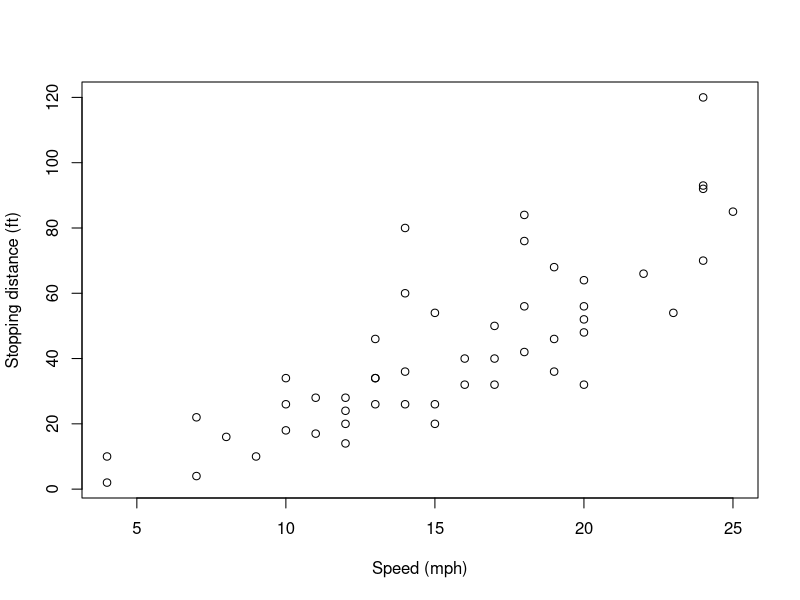
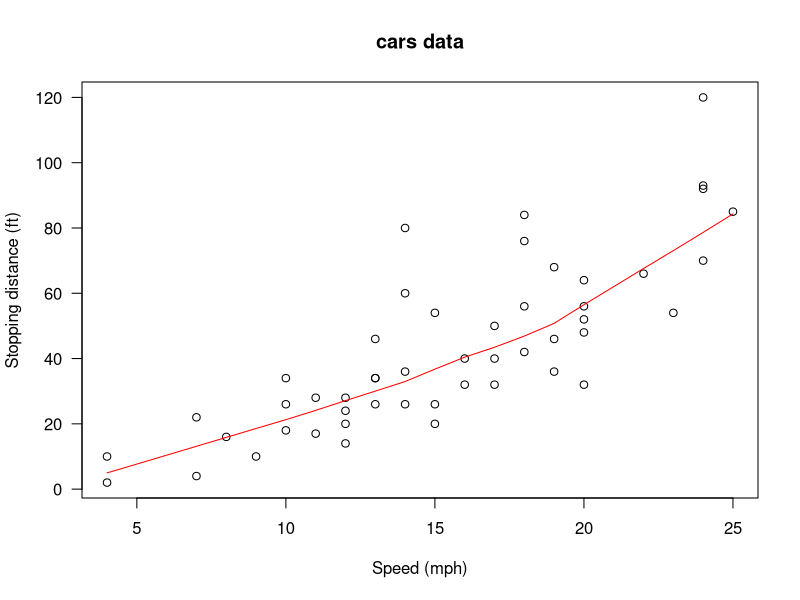
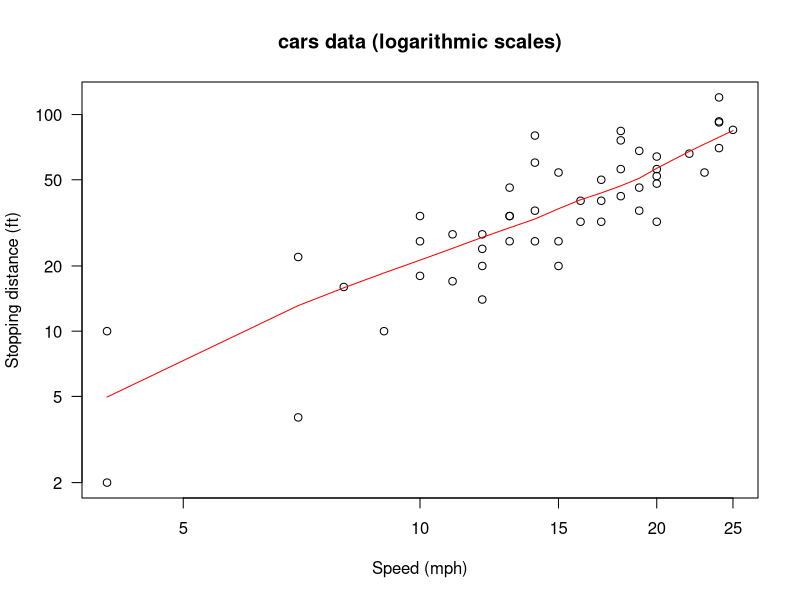

The R script that drew these images, in order:
## ---- chunk 1
## Need the knitr package to set chunk options
library(knitr)

## Set knitr options for knitting code into the report:
## Don't print out code (echo)
## Save results so that code blocks aren't re-run unless code changes (cache),
## or a relevant earlier code block changed (autodep), but don't re-run if the
## only thing that changed was the comments (cache.comments)
## Align plots center (fig.align)
## Don't clutter R output with messages or warnings (message, warning)
## This will leave error messages showing up in the knitted report
opts_chunk$set(echo=TRUE,
               cache=TRUE, autodep=TRUE, cache.comments=FALSE,
               fig.align="center",
               message=FALSE, warning=FALSE) 
## ---- chunk 2
 library(MASS)
 data(cars)
 plot(cars, xlab = "Speed (mph)", ylab = "Stopping distance (ft)") 
## ---- chunk 3
 with(cars, cor(speed, dist)) 
## ---- chunk 4
plot(cars, xlab = "Speed (mph)", ylab = "Stopping distance (ft)", las = 1)
lines(lowess(cars$speed, cars$dist, f = 2/3, iter = 3), col = "red")
title(main = "cars data") 
## ---- chunk 5
plot(cars, xlab = "Speed (mph)", ylab = "Stopping distance (ft)", las = 1, log = "xy")
title(main = "cars data (logarithmic scales)")
lines(lowess(cars$speed, cars$dist, f = 2/3, iter = 3), col = "red") 
## ---- chunk 6
 fm1 <- lm(log(dist) ~ log(speed), data = cars)
 coef(summary(fm1)) 
## ---- chunk 7
 knitr::kable(summary(fm1)$coef, digits=4) 
## ---- chunk 8
 R_fibonacci = function(x){
   if (x == 0 || x == 1) return(x);
   return (R_fibonacci(x-1) + R_fibonacci(x-2))} 
## ---- chunk 9
 R_fibonacci(30) 
